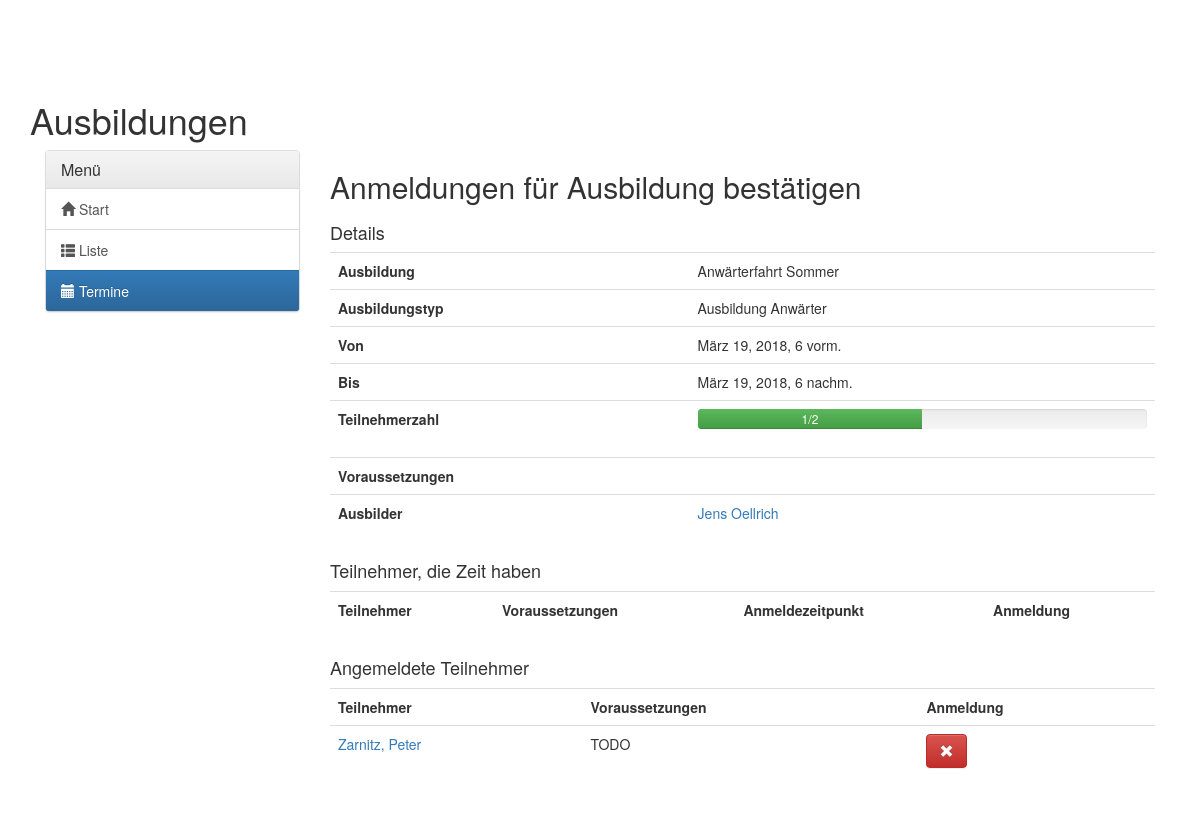
The page /ausbildung/freischalten/1/ (signed in) on the database its author committed.
### trainings/models.py (models this page shows, shortened)
class TrainingEvent(models.Model):
    training_event_id = models.AutoField(primary_key=True)
    training = models.ForeignKey(Training, verbose_name='Ausbildung')
    event_start = models.DateTimeField(verbose_name='Beginn')
    event_end = models.DateTimeField(verbose_name='Ende')
    max_member = models.IntegerField(verbose_name='Max. Teilnehmerzahl')
    direct_registration = models.BooleanField(verbose_name="Direktanmeldung möglich", default=True)
    trainer = models.ManyToManyField(Member, related_name='trainer')
    participants = models.ManyToManyField(Member, through='Participates_in_trainingevent',
                                          through_fields=('trainingevent', 'member'), related_name='participants')
    possible_participants = models.ManyToManyField(Member, through='Possible_participates_in_trainingevent',
                                                   through_fields=('trainingevent', 'member'),
                                                   related_name='possible_participants')
    class Meta:
        verbose_name_plural = 'Ausbildungstermine'
        verbose_name = 'Ausbildungstermin'
    def getMemberCount(self):
        return self.participants.count()

class Training(models.Model):
    name = models.CharField(primary_key=True, max_length=50, verbose_name='Name')
    prerequisites = models.ManyToManyField("self", through='Prerequisites_for_training',
                                           through_fields=('post_training', 'pre_training'),
                                           verbose_name='Voraussetzungen',
                                           symmetrical=False,
                                           related_name='with_prerequisite')
    category = models.ForeignKey(TrainingCategory, on_delete=models.CASCADE, verbose_name='Kategorie', null=True)
    class Meta:
        verbose_name_plural = 'Ausbildungen'
        verbose_name = 'Ausbildung'

class TrainingCategory(models.Model):
    name = models.CharField(primary_key=True, max_length=50, verbose_name='Name')
    class Meta:
        verbose_name_plural = 'Ausbildungskategorien'
        verbose_name = 'Ausbildungskategorie'

### member_administration/models.py (models this page shows, shortened)
class Member(models.Model):
    user = models.OneToOneField(User, on_delete=models.CASCADE)
    mobile = models.CharField(max_length=20, verbose_name='Handynummer', null=True, blank=True)
    adress_street = models.CharField(max_length=100, verbose_name='Straße & Hnr.', null=True, blank=True)
    adress_plz = models.CharField(max_length=6, verbose_name='PLZ', null=True, blank=True)
    adress_city = models.CharField(max_length=100, verbose_name='Stadt', null=True, blank=True)
    birthdate = models.DateField(verbose_name='Geburtsdatum', null=True, blank=True)
    bw_join = models.DateField(verbose_name='Bergwacht-Eintritt', null=True, blank=True)
    status = models.CharField(max_length=3, choices=STATUS_CHOICES, default='ANW')
    dutygroups = models.ManyToManyField(DutyGroup, through='Members_in_Dutygroup',
                                        through_fields=('member', 'dutygroup'), related_name='dutygroups')
    class Meta:
        verbose_name_plural = 'Mitglieder'
        ordering = ['status', 'user__last_name']

### trainings/views.py (the view)
# urls.py: url(r'^freischalten/(?P<training_event_id>[0-9]+)/$', views.permit_for_training,
@login_required
@user_passes_test(lambda u: u.has_perm('trainings.can_add_participates_in_trainingevent'))
def permit_for_training(request, training_event_id):
    training_event = TrainingEvent.objects.get(training_event_id=training_event_id)
    possible_participants = Possible_participates_in_trainingevent.objects.filter(trainingevent=training_event)
    return render(request, 'trainings/training_permit.html',
                  {'training_event': training_event, 'nav': 'dates', 'possible_participants': possible_participants})

### trainings/templates/trainings/training_permit.html (shortened to what this page needs)
{% extends 'training_base.html' %}
{% block training_content %}
<h2>Anmeldungen für Ausbildung bestätigen</h2>
<div class="row">
    <div class="col-md-12">
        <h4>Details</h4>
        <table class="table">
            <tr>
                <th>Ausbildung</th>
                <td>{{ training_event.training.name }}</td>
            </tr>
            <tr>
                <th>Ausbildungstyp</th>
                <td>{{ training_event.training.category.name }}</td>
            </tr>
            <tr>
                <th>Von</th>
                <td>{{ training_event.event_start }}</td>
            </tr>
            <tr>
                <th>Bis</th>
                <td>{{ training_event.event_end }}</td>
            </tr>
            <tr>
                <th>Teilnehmerzahl</th>
                <td>
                    <div class="progress">
                        {% if training_event.getMemberCount <= training_event.max_member %}
                        <div class="progress-bar progress-bar progress-bar-success" role="progressbar"
                             aria-valuenow="{{ training_event.getMemberCount }}*100%/{{ training_event.minaek }}"
                             aria-valuemin="0"
                             aria-valuemax="100"
                             style="min-width: 2em; width: calc({{ training_event.getMemberCount }}*100%/{{ training_event.max_member }});">
                            {{ training_event.getMemberCount }}/{{ training_event.max_member }}
                        </div>
                        {% endif %}
                    </div>
                </td>
            </tr>
            <tr>
                <th>Voraussetzungen</th>
                <td>
                </td>
            </tr>
            <tr>
                <th>Ausbilder</th>
                <td>
                    {% for trainer in training_event.trainer.all %}
                    <a href="{% url 'member_administration:member_detail' trainer.user.username %}">
                        {{ trainer.user.first_name}} {{ trainer.user.last_name }}</a>
                    <br>
                    {% endfor %}
                </td>
            </tr>
        </table>
    </div>
    <div class="col-md-12">
        <div class="table-responsive">
            <h4>Teilnehmer, die Zeit haben</h4>
            <table class="table">
                <tr>
                    <th>Teilnehmer</th>
                    <th>Voraussetzungen</th>
                    <th>Anmeldezeitpunkt</th>
                    <th>Anmeldung</th>
                </tr>
            </table>
        </div>
        <div class="table-responsive">
            <h4>Angemeldete Teilnehmer</h4>
            <table class="table">
                <tr>
                    <th>Teilnehmer</th>
                    <th>Voraussetzungen</th>
                    <th>Anmeldung</th>
                </tr>
                {% for member in training_event.participants.all %}
                <tr>
                    <td><a href="{% url 'member_administration:member_detail' member.user.username %}">
                        {{ member.user.last_name }}, {{ member.user.first_name }}</a></td>
                    <td>
                        TODO
                    </td>
                    <td>
                        <a href="{% url 'trainings:deregister_for_training' training_event.training_event_id member.user.username %}"
                           class="btn btn-danger"><span class="glyphicon glyphicon-remove"
                                                        aria-hidden="true"></span></a>
                    </td>
                </tr>
                {% endfor %}
            </table>
        </div>
    </div>
</div>
{% endblock %}

### rows shown on the page
TrainingEvent: training.name "Anwärterfahrt Sommer", training.category.name "Ausbildung Anwärter", event_start "März 19, 2018, 6 vorm.", event_end "März 19, 2018, 6 nachm.", getMemberCount "1", max_member "2"
Member: user.first_name "Jens", user.last_name "Oellrich"
Member: user.last_name "Zarnitz", user.first_name "Peter"
